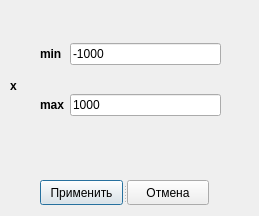
<?xml version="1.0" encoding="UTF-8"?>
<ui version="4.0">
 <class>CustomAxis</class>
 <widget class="QDialog" name="CustomAxis">
  <property name="geometry">
   <rect>
    <x>0</x>
    <y>0</y>
    <width>259</width>
    <height>216</height>
   </rect>
  </property>
  <property name="windowTitle">
   <string>Dialog</string>
  </property>
  <widget class="QWidget" name="gridLayoutWidget">
   <property name="geometry">
    <rect>
     <x>40</x>
     <y>20</y>
     <width>181</width>
     <height>121</height>
    </rect>
   </property>
   <layout class="QGridLayout" name="gridLayout">
    <item row="1" column="0">
     <widget class="QLabel" name="label_max_x">
      <property name="font">
       <font>
        <bold>true</bold>
       </font>
      </property>
      <property name="text">
       <string>max</string>
      </property>
     </widget>
    </item>
    <item row="1" column="1">
     <widget class="QLineEdit" name="max_x">
      <property name="text">
       <string>1000</string>
      </property>
     </widget>
    </item>
    <item row="0" column="0">
     <widget class="QLabel" name="label_min_x">
      <property name="font">
       <font>
        <bold>true</bold>
       </font>
      </property>
      <property name="text">
       <string>min</string>
      </property>
     </widget>
    </item>
    <item row="0" column="1">
     <widget class="QLineEdit" name="min_x">
      <property name="text">
       <string>-1000</string>
      </property>
     </widget>
    </item>
   </layout>
  </widget>
  <widget class="QLabel" name="label_err">
   <property name="geometry">
    <rect>
     <x>60</x>
     <y>150</y>
     <width>191</width>
     <height>20</height>
    </rect>
   </property>
   <property name="font">
    <font>
     <bold>true</bold>
    </font>
   </property>
   <property name="text">
    <string/>
   </property>
  </widget>
  <widget class="QLabel" name="label_x">
   <property name="geometry">
    <rect>
     <x>10</x>
     <y>60</y>
     <width>16</width>
     <height>51</height>
    </rect>
   </property>
   <property name="font">
    <font>
     <bold>true</bold>
    </font>
   </property>
   <property name="text">
    <string>x</string>
   </property>
  </widget>
  <widget class="QSplitter" name="splitter">
   <property name="geometry">
    <rect>
     <x>40</x>
     <y>180</y>
     <width>169</width>
     <height>25</height>
    </rect>
   </property>
   <property name="orientation">
    <enum>Qt::Horizontal</enum>
   </property>
   <widget class="QPushButton" name="pushButton_apply">
    <property name="text">
     <string>Применить</string>
    </property>
   </widget>
   <widget class="QPushButton" name="pushButton_cancel">
    <property name="text">
     <string>Отмена</string>
    </property>
   </widget>
  </widget>
 </widget>
 <resources/>
 <connections/>
</ui>
